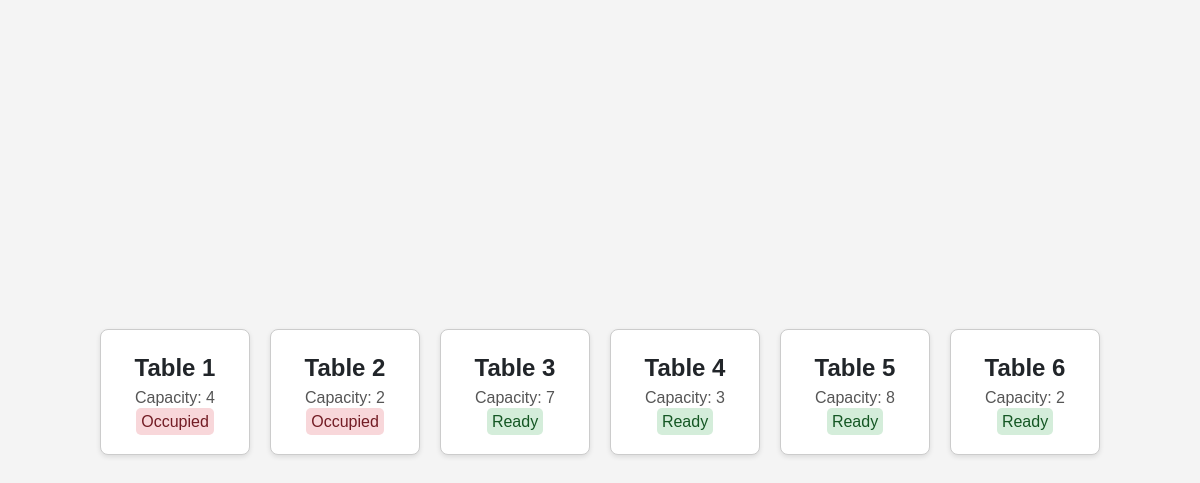
The page /table_waiter.php on the database its author committed.
### tables this page shows
CREATE TABLE `tables` (
  `id` int(11) NOT NULL,
  `table_number` int(11) NOT NULL,
  `capacity` int(11) NOT NULL,
  `status` varchar(10) NOT NULL
);

### table_waiter.php (the view, shortened to what this page needs)
<!DOCTYPE html>
<html lang="en">
<head>
     <link rel="stylesheet" href="style/manage.css">
    <link rel="stylesheet" href="https://maxcdn.bootstrapcdn.com/bootstrap/4.0.0/css/bootstrap.min.css">
</head>
<body>
    <div class="table-layout">
        <?php
        $conn = new mysqli('localhost', 'root', '', 'resto_sate');
        $sql = "SELECT id, table_number, capacity, status FROM tables";
        $result = $conn->query($sql);
        if ($result->num_rows > 0) {
            while ($row = $result->fetch_assoc()) {
                $statusClass = $row['status'];
                $statusText = ucfirst(str_replace('-', ' ', $row['status']));
                echo "<div class='table' data-id='{$row['id']}' data-number='{$row['table_number']}' data-capacity='{$row['capacity']}'>
                        <span class='table-number'>Table {$row['table_number']}</span>
                        <span class='table-capacity'>Capacity: {$row['capacity']}</span>
                        <span class='table-status $statusClass'>$statusText</span>
                    </div>";
            }
        } else {
            echo "No tables available.";
        }
        ?>
    </div>
</body>
</html>

### style/manage.css (style rules this page uses)
body, h2, h3, p { margin: 0; padding: 0; }
body { font-family: Arial, sans-serif; background-color: rgba(0, 0, 0, 0.3); color: #333; line-height: 1.6; }

### rows shown on the page
tables: table_number "1", capacity "4", status "Occupied"
tables: table_number "2", capacity "2", status "Occupied"
tables: table_number "3", capacity "7", status "Ready"
tables: table_number "4", capacity "3", status "Ready"
tables: table_number "5", capacity "8", status "Ready"
tables: table_number "6", capacity "2", status "Ready"
